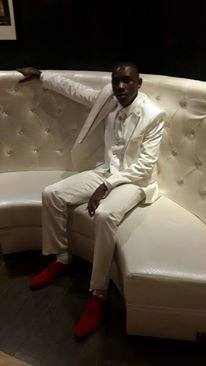
#> input picture ed1.jpg, 206 x 366 px
$ python edge_detection.py
#> lines starting #> are read from the running program, lines starting #| are printed output that depends on the picture
#Sobel edge detection

#Denoising with filters
import numpy as np
from PIL import Image
import skimage.color as sc

i = np.array(Image.open("ed1.jpg"))
#> i is the input picture: shape (366, 206, 3); mean R, G, B 83.9, 73.5, 61.3
i_mono = sc.rgb2gray(i)
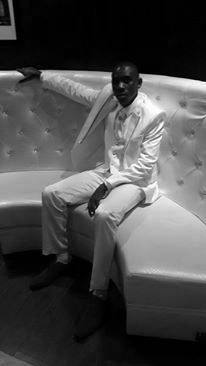
#> i_mono: shape (366, 206) float64; min 0, max 0.999, mean 0.294

 #Equalize the image and add noise
from skimage import exposure
import matplotlib.pyplot as plt
from PIL import Image
import numpy as np
import skimage

i_eq = exposure.equalize_hist(i_mono)
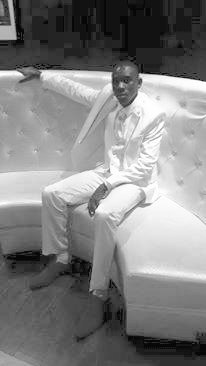
#> i_eq: shape (366, 206) float64; min 0.0303, max 1, mean 0.506
i_n = skimage.util.random_noise(i_eq)
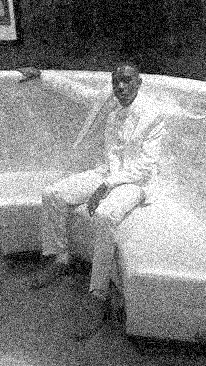
#> i_n: shape (366, 206) float64; min 0, max 1, mean 0.506

fig, ax = plt.subplots()
im = ax.imshow(i_n, cmap=plt.get_cmap('gray'), interpolation='nearest', vmin=0, vmax=1)
#plt.show()

def edge_sobel(image):
	from scipy import ndimage
	import skimage.color as sc
	import numpy as np
	image = sc.rgb2gray(image) #convert the image color to gray scale
	dx = ndimage.sobel(image, 1) #horizontal derivative
	dy = ndimage.sobel(image, 0) #vertical derivative
	mag = np.hypot(dx, dy) #magnitude
	mag *= 255.0 / np.amax(mag) #normalize (Q&D)
	mag = mag.astype(np.uint8)
	return mag

#Use a median filter
def med_filter(im, size = 10):
	from scipy.ndimage.filters import median_filter as mf
	import numpy as np
	return mf(im, size = size)
i_m = med_filter(i_n)
#> in med_filter, `return mf(im, size = size)`:
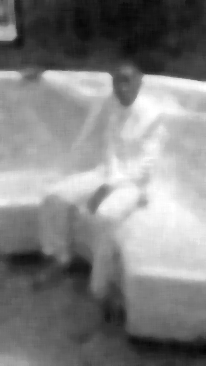
#> returned value: shape (366, 206) float64; min 0.00936, max 1, mean 0.508

i_edge = edge_sobel(i_m)
#> in edge_sobel, `dx = ndimage.sobel(image, 1)`:
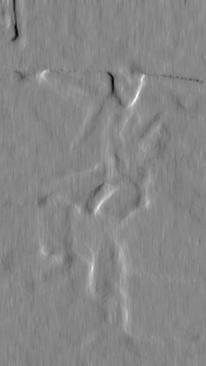
#> dx: shape (366, 206) float64; min -1.35, max 1.21, mean 0.00137; drawn with min black and max white
#> in edge_sobel, `dy = ndimage.sobel(image, 0)`:
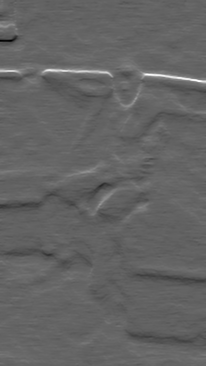
#> dy: shape (366, 206) float64; min -1.33, max 2.07, mean 0.00445; drawn with min black and max white
#> in edge_sobel, `mag = np.hypot(dx, dy)`:
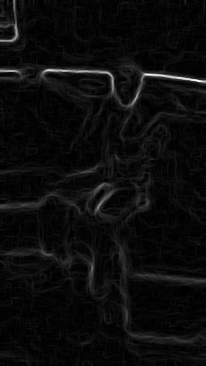
#> mag: shape (366, 206) float64; min 0, max 2.12, mean 0.101; drawn with min black and max white

fig, ax = plt.subplots()
im = ax.imshow(i_edge, cmap=plt.get_cmap('gray'), interpolation='nearest', vmin=0, vmax=1)
plt.show()
